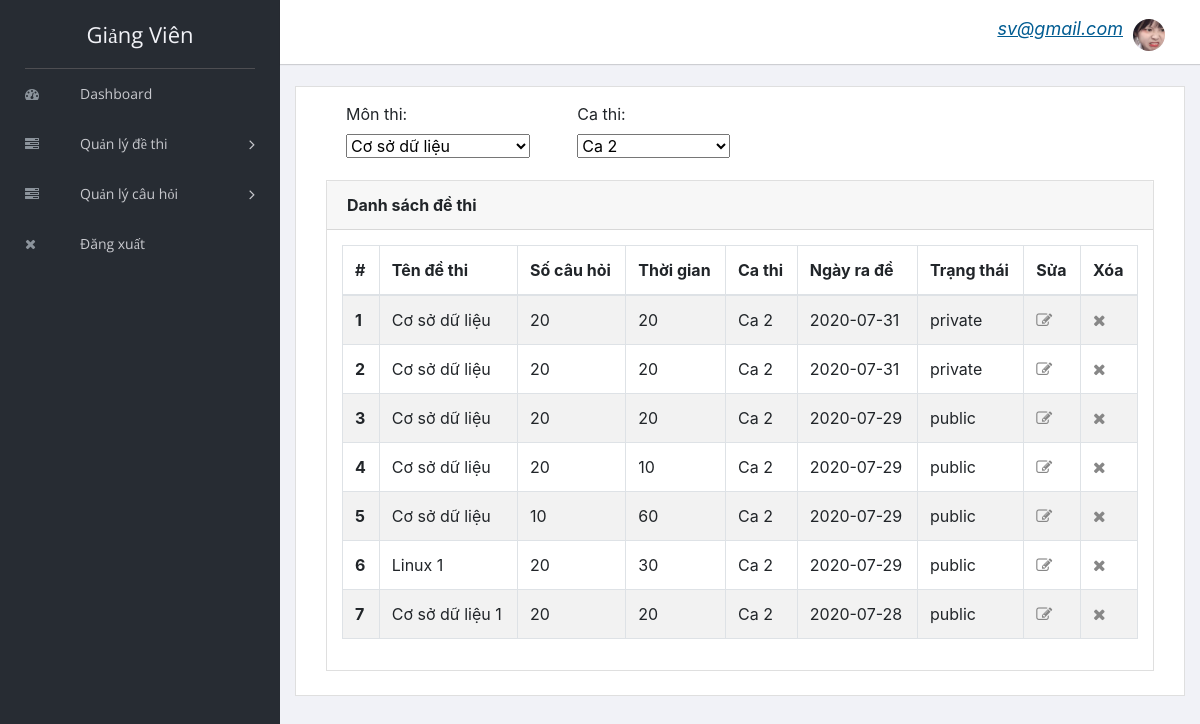
The app's page /teacher/teacher/ds_dethi.php (signed in) with its own data.
### tables this page shows
CREATE TABLE `de_thi` (
  `ma_de_thi` int(10) NOT NULL,
  `ten_de_thi` varchar(50) NOT NULL,
  `ma_ca_thi` int(10) DEFAULT NULL,
  `ma_mon` int(10) DEFAULT NULL,
  `ngay_ra_de` date DEFAULT NULL,
  `so_cau_hoi` int(3) DEFAULT NULL,
  `thoi_gian_lam_bai` varchar(20) DEFAULT NULL,
  `ma_nguoi_tao_ma_de` int(10) DEFAULT NULL,
  `trang_thai` varchar(10) DEFAULT NULL
);

CREATE TABLE `ca_thi` (
  `ma_ca_thi` int(10) NOT NULL,
  `ten_ca_thi` varchar(50) NOT NULL,
  `dot_thi` varchar(50) DEFAULT NULL,
  `ma_ky_thi` int(10) DEFAULT NULL
);

### teacher/teacher/ds_dethi.php (the view, shortened to what this page needs)
<?php
include "header.php";
include "../connection.php";
    ?>
<div class="content mt-3">
    <div class="animated fadeIn">
        <div class="row">
            <div class="col-lg-12">
                <div class="card">
                    <form name="form1" action="" method="POST">
                        <div class="card-body">
                            <div class="breadcrumbs">
                                <div class="row">
                                    <div class="col-lg-12">
                                        <div class="page-header float-left">
                                            <div class="form-group col-lg-6"><label class=" form-control-label">Môn thi: </label>
                                                <select name="mon_thi">
                                                    <?php
                                                    $sql = mysqli_query($conn, "SELECT ma_mon, ten_mon From mon");
                                                    while ($row = mysqli_fetch_array($sql)) {
                                                        echo "<option value='" . $row['ma_mon'] . "'>" . $row['ten_mon'] . "</option>";
                                                    }
                                                    ?>
                                                </select>
                                            </div>
                                            <div class="form-group col-lg-6"><label class=" form-control-label">Ca thi: </label><br>
                                                <select name="ca_thi">
                                                    <?php
                                                    $sql = mysqli_query($conn, "SELECT ma_ca_thi, ten_ca_thi From ca_thi");
                                                    while ($row = mysqli_fetch_array($sql)) {
                                                        echo "<option value='" . $row['ma_ca_thi'] . "'>" . $row['ten_ca_thi'] . "</option>";
                                                    }
                                                    ?>
                                                </select>
                                            </div>
                                        </div>
                                    </div>
                                </div>
                            </div>
                            <div class="col-lg-12">
                                <div class="card">
                                    <div class="card-header">
                                        <strong class="card-title">Danh sách đề thi</strong>
                                    </div>
                                    <div class="card-body">
                                        <table class="table table-striped table-hover table-bordered">
                                            <thead>
                                                <tr>
                                                    <th scope="col">#</th>
                                                    <th scope="col">Tên đề thi</th>
                                                    <th scope="col">Số câu hỏi</th>
                                                    <th scope="col">Thời gian</th>
                                                    <th scope="col">Ca thi</th>
                                                    <th scope="col">Ngày ra đề</th>
                                                    <th scope="col">Trạng thái</th>
                                                    <th scope="col">Sửa</th>
                                                    <th scope="col">Xóa</th>
                                                </tr>
                                            </thead>
                                            <tbody>
                                                <?php
                                                $count = 0;
                                                $res = mysqli_query($conn, "SELECT * FROM `de_thi`, ca_thi WHERE de_thi.ma_ca_thi=ca_thi.ma_ca_thi ORDER BY ma_de_thi DESC");
                                                while ($row = mysqli_fetch_array($res)) {
                                                    $count = $count + 1;
                                                ?>
                                                    <tr>
                                                        <th scope="row"><?php echo $count ?></th>
                                                        <td><?php echo $row["ten_de_thi"] ?></td>
                                                        <td><?php echo $row["so_cau_hoi"] ?></td>
                                                        <td><?php echo $row["thoi_gian_lam_bai"] ?></td>
                                                        <td><?php echo $row["ten_ca_thi"] ?></td>
                                                        <td><?php echo $row["ngay_ra_de"] ?></td>
                                                        <td><?php echo $row["trang_thai"] ?></td>
                                                        <td><a class="menu-icon fa fa-pencil-square-o" href="sua_dethi.php?ma_de_thi=<?php echo $row["ma_de_thi"]; ?>"></a></td>
                                                        <td><a class="menu-icon fa fa-times" href="del_dethi.php?ma_de_thi=<?php echo $row["ma_de_thi"]; ?>" onClick="return confirm('Bạn có chắc chắn muốn xóa <?php echo $row["ten_de_thi"]; ?>?')"></a></td>
                                                    </tr>
                                                <?php
                                                }
                                                ?>
                                            </tbody>
                                        </table>
                                    </div>
                                </div>
                            </div>
                        </div>
                    </form>
                </div>
            </div>
        </div>
    </div>
    <?php
    include "footer.php";
    ?>

### teacher/teacher/header.php (shortened to what this page needs)
<!doctype html>
<html class="no-js" lang="en">
<head>
    <link rel="stylesheet" href="vendors/bootstrap/dist/css/bootstrap.min.css">
    <link rel="stylesheet" href="vendors/font-awesome/css/font-awesome.min.css">
    <link rel="stylesheet" href="vendors/themify-icons/css/themify-icons.css">
    <link rel="stylesheet" href="vendors/flag-icon-css/css/flag-icon.min.css">
    <link rel="stylesheet" href="vendors/selectFX/css/cs-skin-elastic.css">
    <link rel="stylesheet" href="assets/css/style.css">
</head>
<body>
    <aside id="left-panel" class="left-panel">
        <nav class="navbar navbar-expand-sm navbar-default">
            <div class="navbar-header">
                <a class="navbar-brand" href="dashboard.php">
                    Giảng viên
                </a>
            </div>
            <div id="main-menu" class="main-menu collapse navbar-collapse">
                <ul class="nav navbar-nav">
                    <li>
                        <a href="dashboard.php"> <i class="menu-icon fa fa-dashboard"></i>Dashboard </a>
                    </li>
                    <li class="menu-item-has-children dropdown">
                        <a href="#" class="dropdown-toggle" data-toggle="dropdown" aria-haspopup="true" aria-expanded="false"> <i class="menu-icon fa fa-tasks"></i>Quản lý đề thi</a>
                    </li>
                    <li class="menu-item-has-children dropdown">
                        <a href="#" class="dropdown-toggle" data-toggle="dropdown" aria-haspopup="true" aria-expanded="false"> <i class="menu-icon fa fa-tasks"></i>Quản lý câu hỏi</a>
                    </li>
                    <li>
                        <a href="logout.php"> <i class="menu-icon fa fa-close"></i>Đăng xuất </a>
                    </li>
                </ul>
            </div>
        </nav>
    </aside>
    <div id="right-panel" class="right-panel">
        <header id="header" class="header">
            <div class="header-menu">
                <div class="col-sm-7">
                </div>
                <div class="col-sm-5">
                    <div class="user-area dropdown float-right">
                        <a href="#" class="dropdown-toggle" data-toggle="dropdown" aria-haspopup="true" aria-expanded="false">
                        <span class="admin-name " style="margin-right: 10px; text-decoration: underline; font-size: 18px; color: #015C92; font-style: italic;"><?php echo $_SESSION["txt_ten_dang_nhap"]; ?></span>
                            <img class="user-avatar rounded-circle" src="images/smile.jpg" alt="User Avatar">
                        </a>
                    </div>
                </div>
            </div>
        </header>

### teacher/teacher/footer.php (shortened to what this page needs)
</div>
</body>
</html>

### records on screen
de_thi: ten_de_thi "Cơ sở dữ liệu", so_cau_hoi "20", thoi_gian_lam_bai "20", ma_ca_thi.ten_ca_thi "Ca 2", ngay_ra_de "2020-07-31", trang_thai "private"
de_thi: ten_de_thi "Cơ sở dữ liệu", so_cau_hoi "20", thoi_gian_lam_bai "20", ma_ca_thi.ten_ca_thi "Ca 2", ngay_ra_de "2020-07-31", trang_thai "private"
de_thi: ten_de_thi "Cơ sở dữ liệu", so_cau_hoi "20", thoi_gian_lam_bai "20", ma_ca_thi.ten_ca_thi "Ca 2", ngay_ra_de "2020-07-29", trang_thai "public"
de_thi: ten_de_thi "Cơ sở dữ liệu", so_cau_hoi "20", thoi_gian_lam_bai "10", ma_ca_thi.ten_ca_thi "Ca 2", ngay_ra_de "2020-07-29", trang_thai "public"
de_thi: ten_de_thi "Cơ sở dữ liệu", so_cau_hoi "10", thoi_gian_lam_bai "60", ma_ca_thi.ten_ca_thi "Ca 2", ngay_ra_de "2020-07-29", trang_thai "public"
de_thi: ten_de_thi "Linux 1", so_cau_hoi "20", thoi_gian_lam_bai "30", ma_ca_thi.ten_ca_thi "Ca 2", ngay_ra_de "2020-07-29", trang_thai "public"
de_thi: ten_de_thi "Cơ sở dữ liệu 1", so_cau_hoi "20", thoi_gian_lam_bai "20", ma_ca_thi.ten_ca_thi "Ca 2", ngay_ra_de "2020-07-28", trang_thai "public"

### other values on screen
$_SESSION["txt_ten_dang_nhap"] "sv@gmail.com"
form field mon_thi "Cơ sở dữ liệu"
form field ca_thi "Ca 2"
